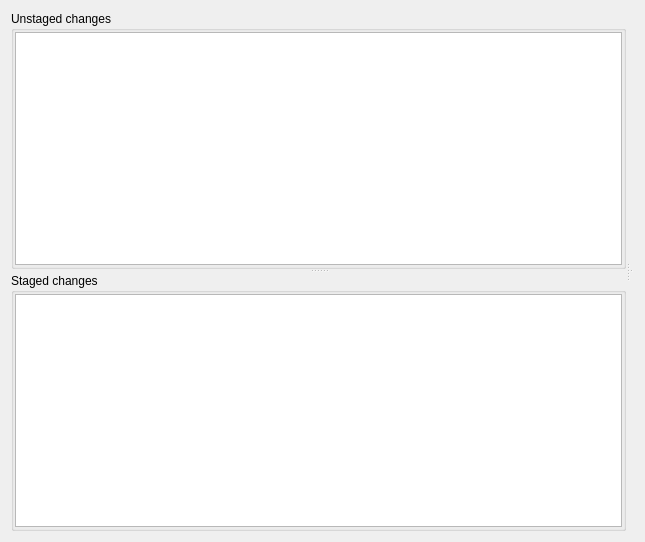
<?xml version="1.0" encoding="UTF-8"?>
<ui version="4.0">
 <class>StageWidget</class>
 <widget class="QWidget" name="StageWidget">
  <property name="geometry">
   <rect>
    <x>0</x>
    <y>0</y>
    <width>645</width>
    <height>542</height>
   </rect>
  </property>
  <layout class="QGridLayout" name="gridLayout">
   <item row="0" column="0">
    <widget class="QSplitter" name="splitter_3">
     <property name="orientation">
      <enum>Qt::Horizontal</enum>
     </property>
     <widget class="QSplitter" name="splitter_2">
      <property name="orientation">
       <enum>Qt::Vertical</enum>
      </property>
      <widget class="QGroupBox" name="groupBox">
       <property name="title">
        <string>Unstaged changes</string>
       </property>
       <layout class="QGridLayout" name="gridLayout_2">
        <property name="margin">
         <number>1</number>
        </property>
        <item row="0" column="0">
         <widget class="QTreeView" name="unstagedChangesView">
          <property name="alternatingRowColors">
           <bool>true</bool>
          </property>
          <property name="textElideMode">
           <enum>Qt::ElideLeft</enum>
          </property>
          <property name="rootIsDecorated">
           <bool>false</bool>
          </property>
          <property name="itemsExpandable">
           <bool>false</bool>
          </property>
          <property name="sortingEnabled">
           <bool>true</bool>
          </property>
          <property name="headerHidden">
           <bool>true</bool>
          </property>
         </widget>
        </item>
       </layout>
      </widget>
      <widget class="QGroupBox" name="groupBox_2">
       <property name="title">
        <string>Staged changes</string>
       </property>
       <property name="flat">
        <bool>false</bool>
       </property>
       <property name="checkable">
        <bool>false</bool>
       </property>
       <layout class="QGridLayout" name="gridLayout_3">
        <property name="margin">
         <number>1</number>
        </property>
        <item row="0" column="0">
         <widget class="QTreeView" name="stagedChangesView">
          <property name="alternatingRowColors">
           <bool>true</bool>
          </property>
          <property name="textElideMode">
           <enum>Qt::ElideLeft</enum>
          </property>
          <property name="rootIsDecorated">
           <bool>false</bool>
          </property>
          <property name="itemsExpandable">
           <bool>false</bool>
          </property>
          <property name="sortingEnabled">
           <bool>true</bool>
          </property>
          <property name="headerHidden">
           <bool>true</bool>
          </property>
         </widget>
        </item>
       </layout>
      </widget>
     </widget>
     <widget class="QSplitter" name="splitter">
      <property name="orientation">
       <enum>Qt::Vertical</enum>
      </property>
      <widget class="FileStatusWidget" name="fileStatusWidget" native="true"/>
      <widget class="CommitWidget" name="commitWidget" native="true"/>
     </widget>
    </widget>
   </item>
  </layout>
 </widget>
 <customwidgets>
  <customwidget>
   <class>FileStatusWidget</class>
   <extends>QWidget</extends>
   <header>FileStatusWidget.h</header>
   <container>1</container>
  </customwidget>
  <customwidget>
   <class>CommitWidget</class>
   <extends>QWidget</extends>
   <header>CommitWidget.h</header>
   <container>1</container>
  </customwidget>
 </customwidgets>
 <resources/>
 <connections/>
</ui>
